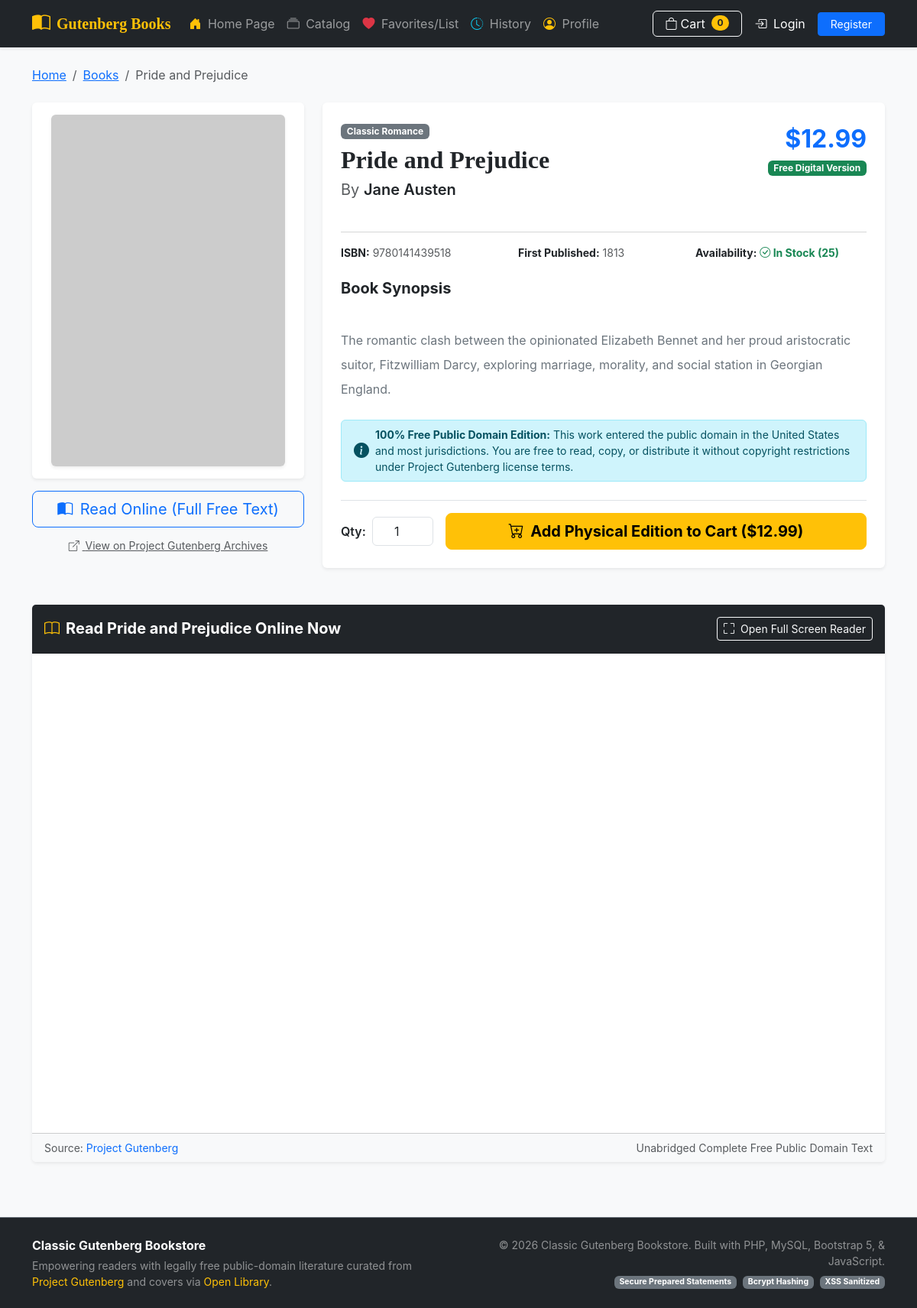
Page /book_detail.php?id=1 on the committed database.
### tables this page shows
CREATE TABLE `books` (
  `id` INT UNSIGNED AUTO_INCREMENT PRIMARY KEY,
  `title` VARCHAR(255) NOT NULL,
  `author` VARCHAR(150) NOT NULL,
  `description` TEXT NOT NULL,
  `price` DECIMAL(10, 2) NOT NULL DEFAULT 0.00,
  `cover_image` VARCHAR(500) NOT NULL,
  `stock` INT UNSIGNED NOT NULL DEFAULT 10,
  `gutenberg_url` VARCHAR(500) NOT NULL COMMENT 'Link to full free text on Project Gutenberg',
  `isbn` VARCHAR(20) DEFAULT NULL,
  `year` INT DEFAULT NULL,
  `genre` VARCHAR(100) DEFAULT 'Classic Literature',
  `created_at` TIMESTAMP DEFAULT CURRENT_TIMESTAMP,
  `updated_at` TIMESTAMP DEFAULT CURRENT_TIMESTAMP ON UPDATE CURRENT_TIMESTAMP,
  INDEX `idx_books_title` (`title`),
  INDEX `idx_books_author` (`author`),
  INDEX `idx_books_genre` (`genre`)
);

### includes/auth_middleware.php (called while the page is built, shortened)
<?php
function e($string) {
    return htmlspecialchars((string)$string, ENT_QUOTES, 'UTF-8');
}

### book_detail.php (the view, shortened to what this page needs)
<?php
require_once __DIR__ . '/config/db.php';
require_once __DIR__ . '/includes/auth_middleware.php';
$book_id = isset($_GET['id']) ? (int)$_GET['id'] : 0;
try {
    $stmt = $pdo->prepare("SELECT * FROM books WHERE id = :id");
    $stmt->execute([':id' => $book_id]);
    $book = $stmt->fetch();
} catch (PDOException $e) {
    die("Database error: " . $e->getMessage());
}
require_once __DIR__ . '/includes/header.php';
?>
<nav aria-label="breadcrumb" class="mb-4">
    <ol class="breadcrumb">
        <li class="breadcrumb-item"><a href="/php_bookstore/index.php">Home</a></li>
        <li class="breadcrumb-item"><a href="/php_bookstore/books.php">Books</a></li>
        <li class="breadcrumb-item active" aria-current="page"><?= e($book['title']) ?></li>
    </ol>
</nav>
<div class="row g-4 mb-5">
    <div class="col-md-4 col-lg-4 text-center">
        <div class="card border-0 shadow-sm p-3 bg-white mb-3">
            <img src="<?= e($book['cover_image']) ?>"
                 alt="<?= e($book['title']) ?>"
                 class="img-fluid rounded shadow-sm mx-auto"
                 style="max-height: 460px; object-fit: cover;"
                 onerror="this.src='https://placehold.co/400x600/2d3748/ffffff?text=Book+Cover'">
        </div>
        <div class="d-grid gap-2">
            <a href="/php_bookstore/read.php?id=<?= $book['id'] ?>" class="btn btn-outline-primary btn-lg" id="detail-read-btn">
                <i class="bi bi-book-half me-1"></i> Read Online (Full Free Text)
            </a>
            <a href="<?= e($book['gutenberg_url']) ?>" target="_blank" rel="noopener noreferrer" class="btn btn-sm btn-link text-muted">
                <i class="bi bi-box-arrow-up-right me-1"></i> View on Project Gutenberg Archives
            </a>
        </div>
    </div>
    <div class="col-md-8 col-lg-8">
        <div class="card border-0 shadow-sm p-4 bg-white h-100">
            <div class="d-flex justify-content-between align-items-start mb-2">
                <div>
                    <span class="badge bg-secondary mb-2"><?= e($book['genre'] ?? 'Public Domain Classic') ?></span>
                    <h1 class="h2 fw-bold text-dark mb-1"><?= e($book['title']) ?></h1>
                    <p class="fs-5 text-muted mb-3">By <span class="text-dark fw-semibold"><?= e($book['author']) ?></span></p>
                </div>
                <div class="text-end">
                    <div class="fs-2 fw-bold text-primary">$<?= number_format($book['price'], 2) ?></div>
                    <span class="badge bg-success">Free Digital Version</span>
                </div>
            </div>
            <hr class="my-3 text-muted">
            <div class="row g-2 mb-4 small text-muted">
                <?php if (!empty($book['isbn'])): ?>
                    <div class="col-sm-4">
                        <strong class="text-dark">ISBN:</strong> <?= e($book['isbn']) ?>
                    </div>
                <?php endif; ?>
                <?php if (!empty($book['year'])): ?>
                    <div class="col-sm-4">
                        <strong class="text-dark">First Published:</strong> <?= e($book['year']) ?>
                    </div>
                <?php endif; ?>
                <div class="col-sm-4">
                    <strong class="text-dark">Availability:</strong>
                    <?php if ($book['stock'] > 0): ?>
                        <span class="text-success fw-bold"><i class="bi bi-check-circle"></i> In Stock (<?= $book['stock'] ?>)</span>
                    <?php else: ?>
                        <span class="text-danger fw-bold"><i class="bi bi-x-circle"></i> Out of Stock</span>
                    <?php endif; ?>
                </div>
            </div>
            <h5 class="fw-bold mb-2">Book Synopsis</h5>
            <p class="text-secondary lh-lg mb-4" style="white-space: pre-line;">
                <?= e($book['description']) ?>
            </p>
            <div class="alert alert-info py-2 px-3 small mb-4 d-flex align-items-center gap-2">
                <i class="bi bi-info-circle-fill fs-5"></i>
                <div>
                    <strong>100% Free Public Domain Edition:</strong> This work entered the public domain in the United States and most jurisdictions. You are free to read, copy, or distribute it without copyright restrictions under Project Gutenberg license terms.
                </div>
            </div>
            <div class="mt-auto pt-3 border-top">
                <?php if ($book['stock'] > 0): ?>
                    <form class="d-flex align-items-center gap-3 flex-wrap" id="detail-add-form" onsubmit="event.preventDefault(); addCartWithQuantity(<?= $book['id'] ?>);">
                        <div class="d-flex align-items-center gap-2">
                            <label for="detail-qty" class="fw-semibold text-dark">Qty:</label>
                            <input type="number" id="detail-qty" name="quantity" class="form-control text-center" value="1" min="1" max="<?= $book['stock'] ?>" style="width: 80px;">
                        </div>
                        <button type="submit" class="btn btn-warning btn-lg px-4 fw-bold flex-grow-1" id="detail-submit-cart">
                            <i class="bi bi-cart-plus me-1"></i> Add Physical Edition to Cart ($<?= number_format($book['price'], 2) ?>)
                        </button>
                    </form>
                <?php else: ?>
                    <div class="alert alert-warning mb-0">
                        This physical collector's edition is currently out of stock. You can still read the complete unabridged book online for free!
                    </div>
                <?php endif; ?>
            </div>
        </div>
    </div>
</div>
<div class="card border-0 shadow-sm mb-5">
    <div class="card-header bg-dark text-white d-flex justify-content-between align-items-center py-3">
        <h5 class="mb-0 fw-bold"><i class="bi bi-book me-2 text-warning"></i>Read <?= e($book['title']) ?> Online Now</h5>
        <a href="/php_bookstore/read.php?id=<?= $book['id'] ?>" target="_blank" class="btn btn-outline-light btn-sm">
            <i class="bi bi-fullscreen me-1"></i> Open Full Screen Reader
        </a>
    </div>
    <div class="card-body p-0">
        <div class="ratio ratio-16x9" style="min-height: 520px;">
            <iframe src="<?= e($book['gutenberg_url']) ?>"
                    title="Read <?= e($book['title']) ?> online"
                    sandbox="allow-same-origin allow-scripts"
                    loading="lazy"
                    class="w-100 h-100 border-0"></iframe>
        </div>
    </div>
    <div class="card-footer bg-light text-muted small py-2 d-flex justify-content-between">
        <span>Source: <a href="https://www.gutenberg.org" target="_blank" rel="noopener noreferrer" class="text-decoration-none">Project Gutenberg</a></span>
        <span>Unabridged Complete Free Public Domain Text</span>
    </div>
</div>
<?php require_once __DIR__ . '/includes/footer.php'; ?>

### assets/css/style.css (style rules this page uses)
:root { --book-cover-height: 280px; }
body { font-family: 'Plus Jakarta Sans', -apple-system, BlinkMacSystemFont, "Segoe UI", Roboto, sans-serif; color: #2b2d42; }
h1, h2, h3, .card-title, .navbar-brand { font-family: 'Playfair Display', Georgia, serif; }

### rows in the picture
books: title "Pride and Prejudice", genre "Classic Romance", author "Jane Austen", price "12.99", isbn "9780141439518", year "1813", stock "25", description "The romantic clash between the opinionated Elizabeth Bennet and her proud aristocratic suitor, Fitzwilliam Darcy, exploring marriage, morality, and social station in Georgian England."

### other values in the picture
$cart_count "0"
